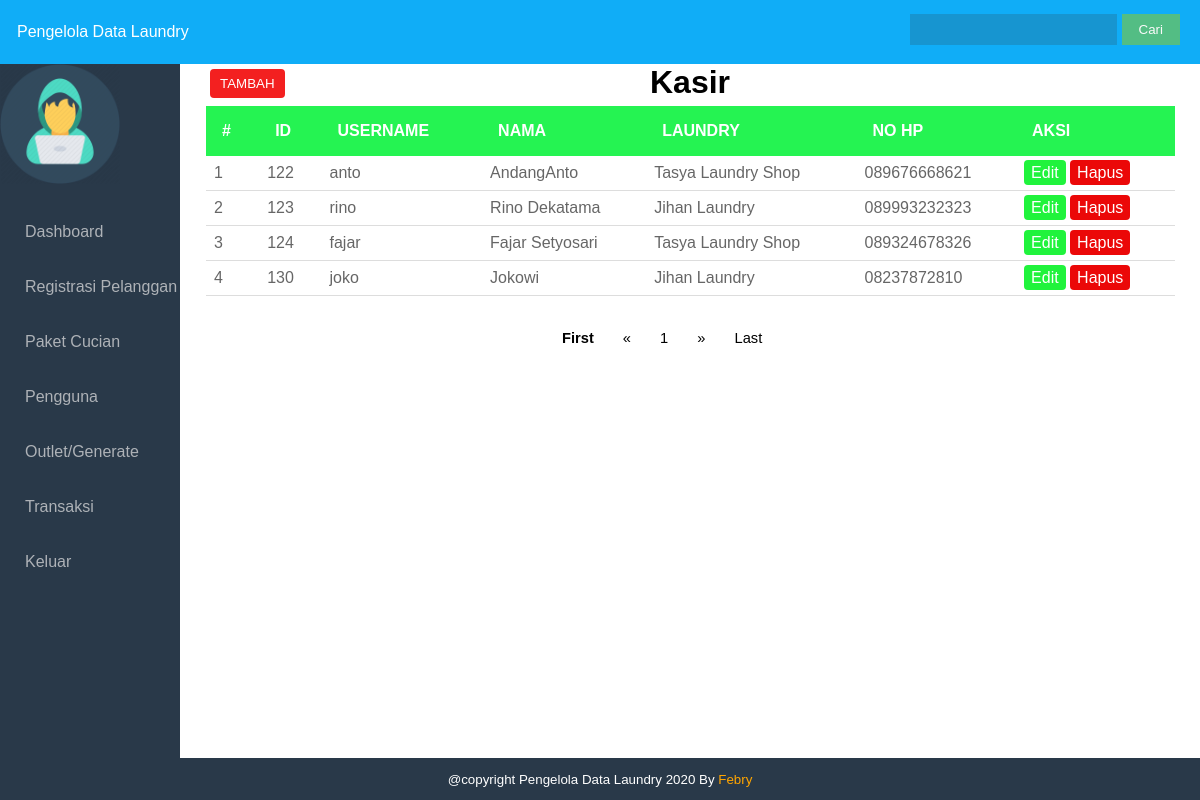
/laundry/admin/kasir.php?id=122 (signed in), run on an earlier commit of the app's database.
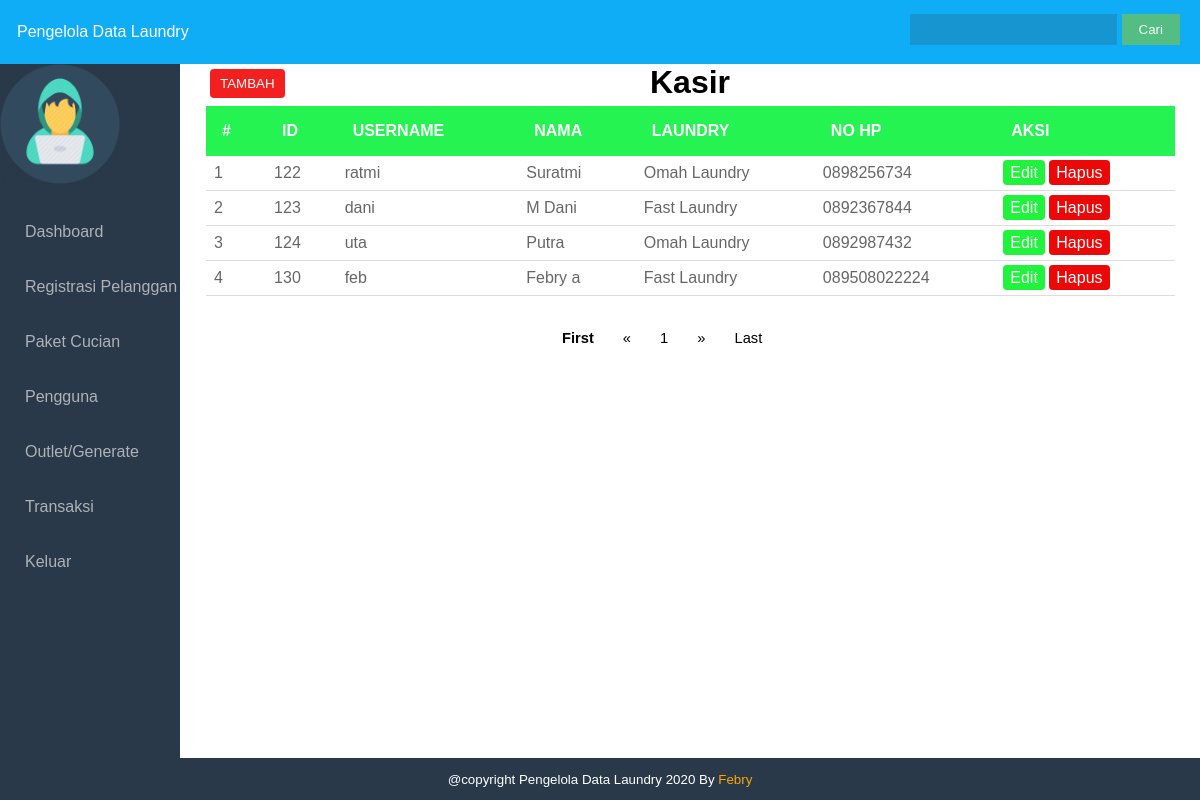
And on a later commit of the database.
### tables this page shows
CREATE TABLE `kasir` (
  `id` int(100) NOT NULL,
  `nama_kasir` varchar(100) NOT NULL,
  `tlpn` varchar(100) NOT NULL,
  `username` varchar(100) NOT NULL,
  `password` varchar(100) NOT NULL,
  `id_owner` int(11) NOT NULL,
  `level` varchar(100) NOT NULL
);

CREATE TABLE `owner` (
  `id` int(11) NOT NULL,
  `nama_own` varchar(100) NOT NULL,
  `nama_laundry` varchar(100) NOT NULL,
  `alamat` varchar(100) NOT NULL,
  `tlpn` varchar(100) NOT NULL,
  `username` varchar(100) NOT NULL,
  `password` varchar(100) NOT NULL,
  `level` varchar(100) NOT NULL
);

### laundry/admin/kasir.php (the view, shortened to what this page needs)
<?php
    include 'security.php';
?>
<!DOCTYPE html>
<html>
<head>
	<link rel="stylesheet" type="text/css" href="style.css">
</head>
<body>
	<div class="wrapper">
		<div class="header">
            <?php include 'header.php'; ?>
		</div>
        <div class="badan">
			<div class="sidebar">
				<?php include 'sidebar.php'; ?>
			</div>
		<div class="content">
        <h1>Kasir</h1>
        <a href="#tambah" style="margin-left: 30px"><button class="btn-tambah">TAMBAH</button></a>
			<table class="table-line">
				<thead>
					<tr>
						<th>#</th>
						<th>id</th>
						<th>Username</th>
                        <th>Nama</th>
                        <th>Laundry</th>
						<th>NO HP</th>
						<th>Aksi</th>
					</tr>
				</thead>
				<tbody>
                <?php
					$page = (isset($_GET['page']))? $_GET['page'] : 1;
					$limit = 10;
                    $limit_start = ($page - 1) * $limit;
					$no = $limit_start + 1;
					$cari = $_POST['cari'];
                    if($cari != ''){
                        $result  = mysqli_query($koneksi, "SELECT kasir.id, kasir.username, kasir.nama_kasir, owner.nama_laundry, kasir.tlpn FROM kasir INNER JOIN owner ON owner.id=kasir.id_owner  WHERE kasir.id LIKE '%$cari%' OR kasir.nama LIKE '%$cari%' OR owner.nama_laundry LIKE '%$cari%' OR kasir.tlpn LIKE '%$cari%' LIMIT ".$limit_start.",".$limit." ");
                        }
                    else{
                        $result = mysqli_query($koneksi,"SELECT kasir.id, kasir.username, kasir.nama_kasir, owner.nama_laundry, kasir.tlpn FROM kasir INNER JOIN owner ON owner.id=kasir.id_owner LIMIT ".$limit_start.",".$limit." ");
                        }
                    if(mysqli_num_rows($result)){
                    while($isi = mysqli_fetch_array($result) ){
                        ?>
                        <tr>
                            <td><?= $no++?></td>
							<td><?= $isi['id']; ?></td>
                            <td><?= $isi['username']; ?></td>
                            <td><?= $isi['nama_kasir']; ?></td>
                            <td><?= $isi['nama_laundry']; ?></td>
                            <td><?= $isi['tlpn']; ?></td>
                            <td>
                                <a href="kasir.php?id=<?php echo $isi['id']; ?>#edit"  value="id=<?= $isi['id']?>" class="btn-edit" >Edit</a>
                                <a role="button" href="kasir.php?id=<?php echo $isi['id']; ?>&act=delete" class="btn-hapus">Hapus</a>
                            </td>
						</tr>
                    <?php }
                    }
                    else{
                        echo "<tr><td colspan='7'><p style='text-align: center'>Data Tidak Ditemukan</p></td></tr>";
                        }?>
                    </tbody>
				</table>
    <nav class="nav-button">
        <ul>
            <?php
                if($page == 1){
                ?>
            	<li><a style="font-weight: bold;">First</a></li>
        		<li><a href="#">&laquo;</a></li>
                <?php
                }else{
                $link_prev = ($page > 1)? $page - 1 : 1;
                ?>
                <li><a href="kasir.php?page=1">First</a></li>
                <li><a href="kasir.php?page=<?php echo $link_prev; ?>">&laquo;</a></li>
                <?php
                }
                ?>
                <?php
                $sql_jml = mysqli_query($koneksi, "SELECT COUNT(*) AS jumlah FROM kasir");
                $get_jumlah = mysqli_fetch_array($sql_jml);
                $jumlah_page = ceil($get_jumlah['jumlah'] / $limit);
                $jumlah_number = 3;
                $start_number = ($page > $jumlah_number)? $page - $jumlah_number : 1;
                $end_number = ($page < ($jumlah_page - $jumlah_number))? $page + $jumlah_number : $jumlah_page;
                for($i = $start_number; $i <= $end_number; $i++){
                $link_active = ($page == $i)? ' class="active"' : '';
                ?>
                <li <?php echo $link_active; ?>><a href="kasir.php?page=<?php echo $i; ?>"><?php echo $i; ?></a></li>
                <?php
                }
                ?>
                <?php
                if($page == $jumlah_page){
                ?>
                <li><a href="#">&raquo;</a></li>
                <li><a href="#">Last</a></li>
                <?php
                }else{
                $link_next = ($page < $jumlah_page)? $page + 1 : $jumlah_page;
                ?>
                <li><a href="kasir.php?page=<?php echo $link_next; ?>">&raquo;</a></li>
                <li><a href="kasir.php?page=<?php echo $jumlah_page; ?>">Last</a></li>
                <?php
                }
                ?>
            </ul>
            </nav>
            </div>
        </div>
        <div class="footer">
            <p> @copyright Pengelola Data Laundry 2020 By<a target="_blank" href="https://www.instagram.com/official_febryardyansyah/" style="text-decoration:none; color:orange"> Febry</a></p>
        </div>
	</div>
</body>
</html>

### laundry/admin/header.php
<div class=" fixed-top">
    <p>Pengelola Data Laundry</p>
        <form action="" method="POST">
            <input class="search" type="search" name="cari">
            <input class="button" type="submit" value="Cari">
    </form>
</div>

### laundry/admin/sidebar.php (shortened to what this page needs)
<div class="profil">
    <img src="logo.png" width="120px" alt="">
</div>
<ul>
    <li><a href="index.php">Dashboard</a></li>
    <li><a href="pelanggan.php">Registrasi Pelanggan</a></li>
    <li><a href="paket.php">Paket Cucian</a></li>
    <li><a href="kasir.php">Pengguna</a></li>
    <li><a href="outlet.php">Outlet/Generate</a></li>
    <li><a href="transaksi.php">Transaksi</a></li>
    <li><a onClick="keluar()">Keluar</a></li>
</ul>

### laundry/admin/style.css (style rules this page uses)
body { margin: 0; padding: 0; font-family: Arial, Helvetica, sans-serif; }
.header { background-color: #10adf7; position: fixed; top: 0; right: 0; left: 0; z-index: 1030; color: #ffffff; }
.header p { margin-left: 10px; padding: 7px; }
.header form { float: right; margin-top: -50px; margin-right: 20px; }
.header form .search { padding:8px 15px; background:rgba(50, 50, 50, 0.2); color: #ffffff; border:0px solid #ffffffec; }
.header form .button { position:relative; padding:6px 15px; border:2px solid #53bd84; background-color:#53bd84; color:#fafafa; }
.wrapper { width: 100%; height: 100%; }
.badan { margin-top: 64px; width: 100%; height: 80%; }
.badan .sidebar { float: left; width: 15%; height: 900px; background:#293949; position: fixed; z-index: 1; left: 0; }
ul { padding: 0; margin-left: -1 0px; }
ul li { list-style: none; }
ul li a { text-decoration: none; color: #aeb2b7; display: block; padding: 19px 0px 18px 25px; transition: all 200ms ease-in; }
.badan .content { float: right; width: 85%; }
.content h1 { text-align: center ; padding: 0; margin: 0 0 -40px 0; }
.table-line { width: 95%; margin: 0 0 0 26px; border-collapse: collapse; }
.table-line th { background: #25f352; color: #ffffff; padding: 1em; text-align: left; text-transform: uppercase; }
.table-line td { border-bottom: 1px solid #DDDDDD; color: #666666; padding: 8px; }
.footer { width: 100%; background: #293949; color: #fff; position: absolute; bottom: 0px; }
.footer p { text-align: center; font-size: 10pt; }
.footer p a { text-decoration: none; }
.nav-button { margin-left: 35%; font-size: 11pt; margin-top: 6px; }
.nav-button ul li { display: inline-block; }
.nav-button ul li a { color: #000000; text-decoration: none; }
.btn-tambah { background-color: #f32020; color: white; padding: 7px 10px; margin: 8px 0; border: none; border-radius: 4px; cursor: pointer; }
.btn-hapus { background-color: #eb0808; color: white; padding: 4px 7px; margin: 8px 0; border: none; border-radius: 4px; text-decoration: none; }
.btn-edit { background-color: #20f33c; color: white; padding: 4px 7px; margin: 8px 0; border: none; border-radius: 4px; text-decoration: none; }

What changed in the data, as far as the page shows it:
changed kasir id 122: username "anto" → "ratmi"; nama_kasir "AndangAnto" → "Suratmi"; id_owner.nama_laundry "Tasya Laundry Shop" → "Omah Laundry"; tlpn "089676668621" → "0898256734"
changed kasir id 123: username "rino" → "dani"; nama_kasir "Rino Dekatama" → "M Dani"; id_owner.nama_laundry "Jihan Laundry" → "Fast Laundry"; tlpn "089993232323" → "0892367844"
changed kasir id 124: username "fajar" → "uta"; nama_kasir "Fajar Setyosari" → "Putra"; id_owner.nama_laundry "Tasya Laundry Shop" → "Omah Laundry"; tlpn "089324678326" → "0892987432"
changed kasir id 130: username "joko" → "feb"; nama_kasir "Jokowi" → "Febry a"; id_owner.nama_laundry "Jihan Laundry" → "Fast Laundry"; tlpn "08237872810" → "089508022224"
